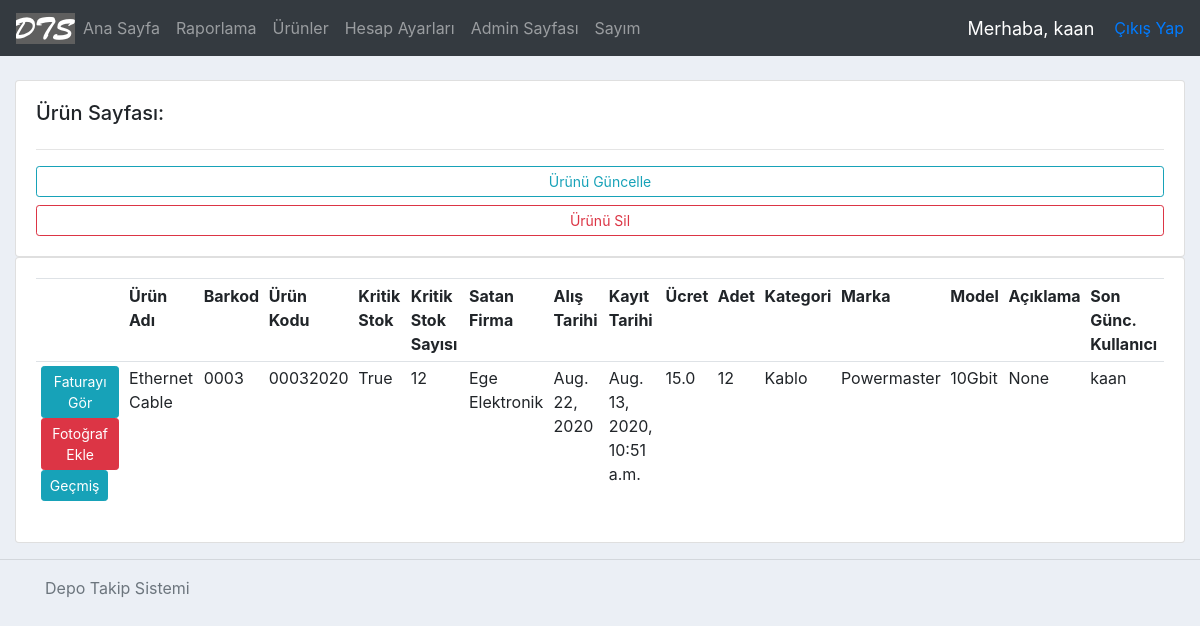
Before: /productPage/44/ (signed in) with the older database file.
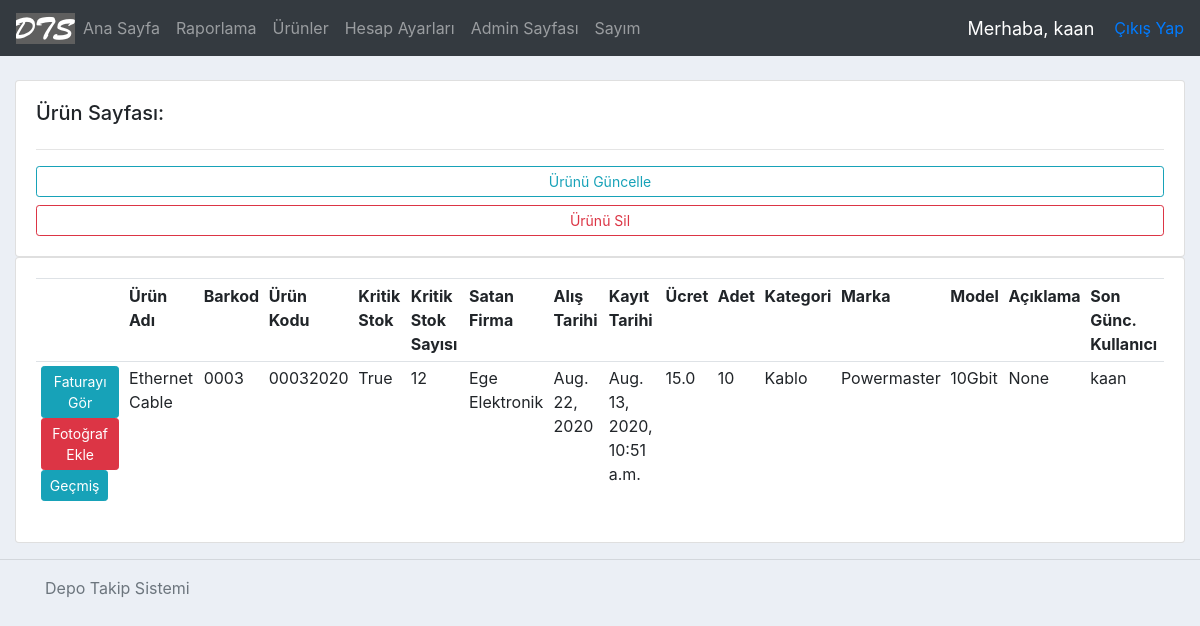
After: the same page with the newer database file.
### accounts/models.py (models this page shows, shortened)
class Product(models.Model):
    name = models.CharField(max_length=200)
    barcode = models.CharField(max_length=48)
    code = models.CharField(max_length=255)
    criticalStock = models.BooleanField(default=False) #kritik stok
    criticalStockAmt = models.IntegerField(null=True, blank=True)
    photo = models.ImageField(blank=True, null=True)
    vendor = models.CharField(max_length=200) #alınan firma
    dateBought = models.DateField(null=True) #satın alınan tarih
    regDate = models.DateTimeField( auto_now_add=True, null=True ) #ürünün kayıt edildiği tarih
    price = models.FloatField() #ürünün fiyatı
    amount = models.IntegerField() #ürünün adeti
    category = models.CharField(max_length=200) #ürünün kategorisi
    brand = models.CharField(max_length = 200) #ürünün markası
    model = models.CharField(max_length = 200, blank=True, null=True)
    description = models.CharField(max_length = 400, blank=True, null=True) #açıklama
    editor = models.CharField(max_length = 200) #ürünü kaydeden/silen kullanıcı
    invoice = models.OneToOneField('Invoice', on_delete=models.CASCADE, related_name="fatura", null=True, blank=True )
    history = HistoricalRecords(
        history_change_reason_field=models.TextField(null=True, max_length=255)
    )
    lastStocktakeTime = models.DateTimeField(blank=True, null=True) #son sayım yapılan tarih

### accounts/views.py (the view)
# urls.py: path('productPage/<str:pk>/', views.productPage, name='productPage'),
@login_required(login_url='login')
def productPage(request, pk):
    product = Product.objects.get(id=pk)
    context = {'product': product}
    return render( request, 'accounts/productPage.html', context )

### accounts/templates/accounts/productPage.html (shortened to what this page needs)
{%  extends 'accounts/main.html' %}
{% block content %}
<br>
<div class="row">
	<div class="col-md">
		<div class="card card-body">
			<h5>Ürün Sayfası:</h5>
			<hr>
			<a class="btn btn-outline-info  btn-sm btn-block" href="{% url 'updateProduct' product.id %}">Ürünü Güncelle</a>
			<a class="btn btn-outline-danger  btn-sm btn-block" href="{% url 'deleteProduct' product.id %}">Ürünü Sil</a>
		</div>
	</div>
</div>
<div class="row">
	<div class="col-md">
		<div class="card card-body">
			<table class="table table-sm">
				<tr>
                    <th></th>
                    <th>Ürün Adı</th>
                    <th>Barkod</th>
                    <th>Ürün Kodu</th>
                    <th>Kritik Stok</th>
                    <th>Kritik Stok Sayısı</th>
                    <th>Satan Firma</th>
                    <th>Alış Tarihi</th>
                    <th>Kayıt Tarihi</th>
                    <th>Ücret</th>
                    <th>Adet</th>
                    <th>Kategori</th>
                    <th>Marka</th>
                    <th>Model</th>
                    <th>Açıklama</th>
                    <th>Son Günc. Kullanıcı</th>
				</tr>
				<tr>
                    <div class="col-sm-2 buttons-alignment">
                        <td>
                            {% if product.invoice is not Null %}
                                <a class="btn btn-sm btn-info" href="{% url 'invoice-path' product.invoice.id %}">Faturayı Gör</a>
                            {% else %}
                                <a class="btn btn-sm btn-danger" href="{% url 'addInvoice' product.id %}">Fatura Ekle</a>
                            {% endif %}
                            {% if product.photo %}
                               <a class="btn btn-sm btn-info" href="{{ product.photo.url }}">Fotoğrafı Gör</a>
                            {% else %}
                               <a class="btn btn-sm btn-danger" href="{% url 'updateProduct' product.id %}">Fotoğraf Ekle</a>
                            {% endif %}
                            <a class="btn btn-sm btn-info" href="{% url 'history-path' product.id %}">Geçmiş</a>
                        </td>
                    </div>
					<td>{{ product.name}}</td>
					<td>{{ product.barcode }}</td>
					<td>{{ product.code }}</td>
					<td>{{ product.criticalStock }}</td>
					<td>{{ product.criticalStockAmt }}</td>
                    <td>{{ product.vendor }}</td>
                    <td>{{ product.dateBought }}</td>
                    <td>{{ product.regDate }}</td>
                    <td>{{ product.price }}</td>
                    <td>{{ product.amount }}</td>
                    <td>{{ product.category }}</td>
                    <td>{{ product.brand }}</td>
                    <td>{{ product.model }}</td>
                    <td>{{ product.description }}</td>
                    <td>{{ product.editor }}</td>
			</table>
		</div>
	</div>
</div>
{% endblock %}

Changed rows visible on the page:
changed Product "Ethernet Cable": amount "12" → "10"
